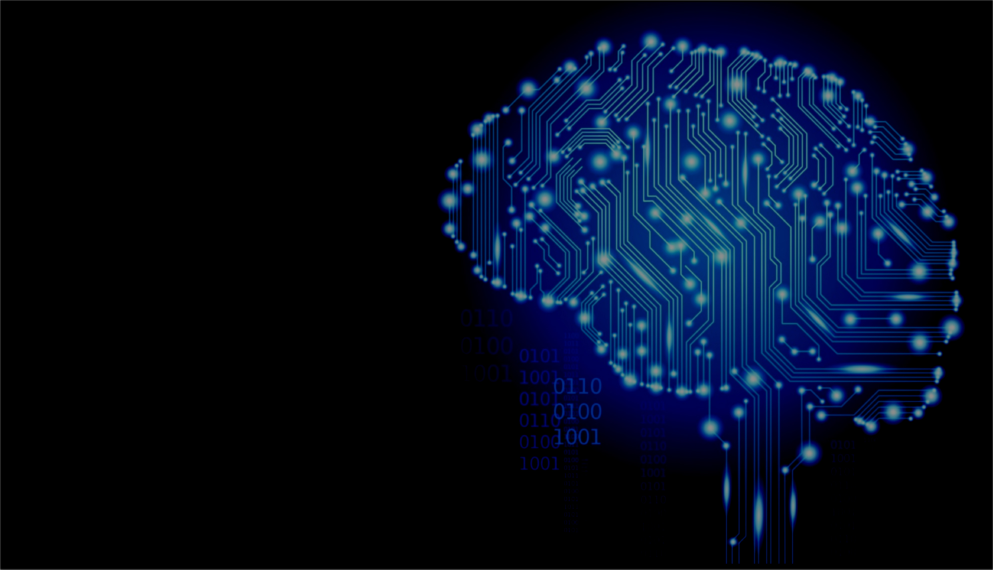
#> input picture _site/img/header.jpg, 1986 x 1139 px (shown at 1/2 size)
$ python -i imagenet_reader.py   (imports and definitions only)
#> lines starting #> are read from the running program, lines starting #| are printed output that depends on the picture
# Copyright (c) 2018 PaddlePaddle Authors. All Rights Reserved.
#
# Licensed under the Apache License, Version 2.0 (the "License");
# you may not use this file except in compliance with the License.
# You may obtain a copy of the License at
#
#     http://www.apache.org/licenses/LICENSE-2.0
#
# Unless required by applicable law or agreed to in writing, software
# distributed under the License is distributed on an "AS IS" BASIS,
# WITHOUT WARRANTIES OR CONDITIONS OF ANY KIND, either express or implied.
# See the License for the specific language governing permissions and
# limitations under the License.

import os
import math
import random
import functools
import numpy as np
from threading import Thread
import subprocess
import time

from Queue import Queue
import paddle
from PIL import Image, ImageEnhance

# [1 line not run here, left out]

DATA_DIM = 224

THREAD = int(os.getenv("PREPROCESS_THREADS", "10"))
BUF_SIZE = 5120

DATA_DIR = '/mnt/ImageNet'
TRAIN_LIST = '/mnt/ImageNet/train.txt'
TEST_LIST = '/mnt/ImageNet/val.txt'

img_mean = np.array([0.485, 0.456, 0.406]).reshape((3, 1, 1))
img_std = np.array([0.229, 0.224, 0.225]).reshape((3, 1, 1))


# [51 lines left out: functions resize_short, crop_image, random_crop, rotate_image, not called in this run]


def distort_color(img):
    def random_brightness(img, lower=0.5, upper=1.5):
        e = random.uniform(lower, upper)
        return ImageEnhance.Brightness(img).enhance(e)

    def random_contrast(img, lower=0.5, upper=1.5):
        e = random.uniform(lower, upper)
        return ImageEnhance.Contrast(img).enhance(e)

    def random_color(img, lower=0.5, upper=1.5):
        e = random.uniform(lower, upper)
        return ImageEnhance.Color(img).enhance(e)

    ops = [random_brightness, random_contrast, random_color]
    random.shuffle(ops)

    img = ops[0](img)
    img = ops[1](img)
    img = ops[2](img)

    return img


# [27 lines left out: function process_image, not called in this run]


class XmapEndSignal():
    pass


# [133 lines left out: functions xmap_readers, _reader_creator, not called in this run]


def load_raw_image_uint8(sample):
    img_arr = np.array(Image.open(sample[0])).astype('int64')
    return img_arr, int(sample[1])


# [34 lines left out: functions train_raw, train, not called in this run]


def val(file_list=TEST_LIST, xmap=True):
    return _reader_creator(file_list, 'val', shuffle=False, xmap=xmap)


def test(file_list=TEST_LIST):
    return _reader_creator(file_list, 'test', shuffle=False)


# [9 lines not run here, left out]

>>> from PIL import Image
>>> picture = Image.open('../../_site/img/header.jpg')
#> picture is the input picture: PIL image 1986x1139 RGB; mean R, G, B 3.3, 12.2, 30.7
>>> result = distort_color(picture)
#> in random_brightness, `return ImageEnhance.Brightness(img).enhance(e)`:
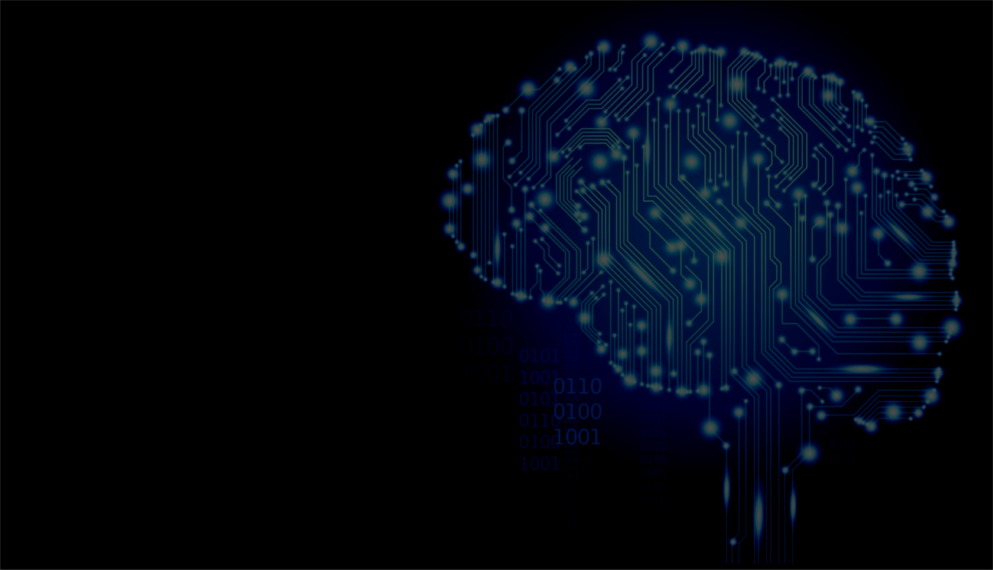
#> returned value: PIL image 1986x1139 RGB (shown at 1/2 size); mean R, G, B 1.7, 6.5, 16.4
